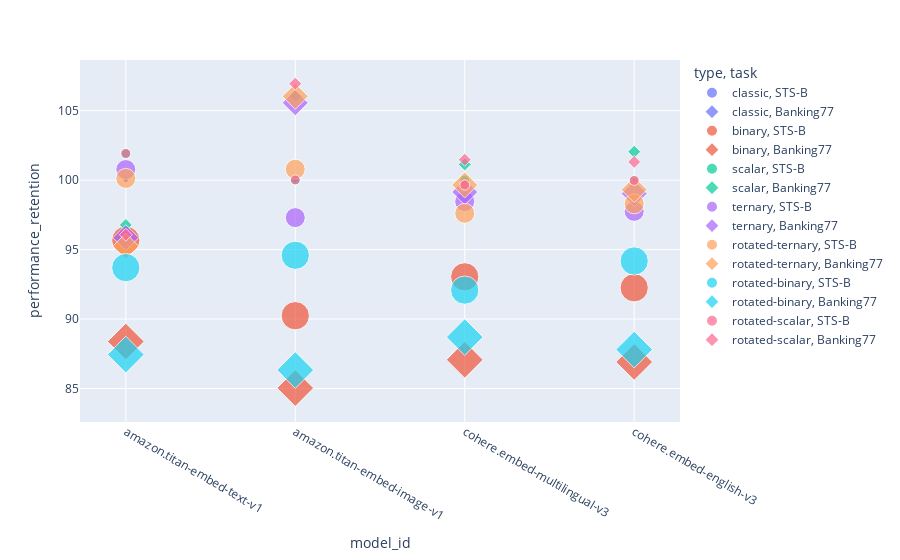

This figure's notebook cell:
### Code cell
import plotly.express as px

px.scatter(df, x = "model_id", y = "performance_retention", size = "size_multiplier", color = "type", symbol = "task")

### Figure 1 — Plotly figure (JSON) as saved in the notebook; plotly's stock layout.template omitted (floating-point values rounded to 4 significant figures)
{"data": [{"hovertemplate": "type=classic<br>task=STS-B<br>model_id=%{x}<br>performance_retention=%{y}<br>size_multiplier=%{marker.size}<extra></extra>", "legendgroup": "classic, STS-B", "marker": {"color": "#636efa", "size": [1, 1, 1, 1], "sizemode": "area", "sizeref": 0.08, "symbol": "circle"}, "mode": "markers", "name": "classic, STS-B", "orientation": "v", "showlegend": true, "type": "scatter", "x": ["amazon.titan-embed-text-v1", "amazon.titan-embed-image-v1", "cohere.embed-multilingual-v3", "cohere.embed-english-v3"], "xaxis": "x", "y": [100, 100, 100, 100], "yaxis": "y"}, {"hovertemplate": "type=classic<br>task=Banking77<br>model_id=%{x}<br>performance_retention=%{y}<br>size_multiplier=%{marker.size}<extra></extra>", "legendgroup": "classic, Banking77", "marker": {"color": "#636efa", "size": [1, 1, 1, 1], "sizemode": "area", "sizeref": 0.08, "symbol": "diamond"}, "mode": "markers", "name": "classic, Banking77", "orientation": "v", "showlegend": true, "type": "scatter", "x": ["amazon.titan-embed-text-v1", "amazon.titan-embed-image-v1", "cohere.embed-multilingual-v3", "cohere.embed-english-v3"], "xaxis": "x", "y": [100, 100, 100, 100], "yaxis": "y"}, {"hovertemplate": "type=binary<br>task=STS-B<br>model_id=%{x}<br>performance_retention=%{y}<br>size_multiplier=%{marker.size}<extra></extra>", "legendgroup": "binary, STS-B", "marker": {"color": "#EF553B", "size": [32, 32, 32, 32], "sizemode": "area", "sizeref": 0.08, "symbol": "circle"}, "mode": "markers", "name": "binary, STS-B", "orientation": "v", "showlegend": true, "type": "scatter", "x": ["amazon.titan-embed-text-v1", "amazon.titan-embed-image-v1", "cohere.embed-multilingual-v3", "cohere.embed-english-v3"], "xaxis": "x", "y": [95.67, 90.24, 93.04, 92.25], "yaxis": "y"}, {"hovertemplate": "type=binary<br>task=Banking77<br>model_id=%{x}<br>performance_retention=%{y}<br>size_multiplier=%{marker.size}<extra></extra>", "legendgroup": "binary, Banking77", "marker": {"color": "#EF553B", "size": [32, 32, 32, 32], "sizemode": "area", "sizeref": 0.08, "symbol": "diamond"}, "mode": "markers", "name": "binary, Banking77", "orientation": "v", "showlegend": true, "type": "scatter", "x": ["amazon.titan-embed-text-v1", "amazon.titan-embed-image-v1", "cohere.embed-multilingual-v3", "cohere.embed-english-v3"], "xaxis": "x", "y": [88.38, 85.03, 87.07, 86.91], "yaxis": "y"}, {"hovertemplate": "type=scalar<br>task=STS-B<br>model_id=%{x}<br>performance_retention=%{y}<br>size_multiplier=%{marker.size}<extra></extra>", "legendgroup": "scalar, STS-B", "marker": {"color": "#00cc96", "size": [4, 4, 4, 4], "sizemode": "area", "sizeref": 0.08, "symbol": "circle"}, "mode": "markers", "name": "scalar, STS-B", "orientation": "v", "showlegend": true, "type": "scatter", "x": ["amazon.titan-embed-text-v1", "amazon.titan-embed-image-v1", "cohere.embed-multilingual-v3", "cohere.embed-english-v3"], "xaxis": "x", "y": [101.9, 100.0, 100.0, 99.94], "yaxis": "y"}, {"hovertemplate": "type=scalar<br>task=Banking77<br>model_id=%{x}<br>performance_retention=%{y}<br>size_multiplier=%{marker.size}<extra></extra>", "legendgroup": "scalar, Banking77", "marker": {"color": "#00cc96", "size": [4, 4, 4, 4], "sizemode": "area", "sizeref": 0.08, "symbol": "diamond"}, "mode": "markers", "name": "scalar, Banking77", "orientation": "v", "showlegend": true, "type": "scatter", "x": ["amazon.titan-embed-text-v1", "amazon.titan-embed-image-v1", "cohere.embed-multilingual-v3", "cohere.embed-english-v3"], "xaxis": "x", "y": [96.77, 106.1, 101.1, 102.0], "yaxis": "y"}, {"hovertemplate": "type=ternary<br>task=STS-B<br>model_id=%{x}<br>performance_retention=%{y}<br>size_multiplier=%{marker.size}<extra></extra>", "legendgroup": "ternary, STS-B", "marker": {"color": "#ab63fa", "size": [16, 16, 16, 16], "sizemode": "area", "sizeref": 0.08, "symbol": "circle"}, "mode": "markers", "name": "ternary, STS-B", "orientation": "v", "showlegend": true, "type": "scatter", "x": ["amazon.titan-embed-text-v1", "amazon.titan-embed-image-v1", "cohere.embed-multilingual-v3", "cohere.embed-english-v3"], "xaxis": "x", "y": [100.8, 97.3, 98.46, 97.75], "yaxis": "y"}, {"hovertemplate": "type=ternary<br>task=Banking77<br>model_id=%{x}<br>performance_retention=%{y}<br>size_multiplier=%{marker.size}<extra></extra>", "legendgroup": "ternary, Banking77", "marker": {"color": "#ab63fa", "size": [16, 16, 16, 16], "sizemode": "area", "sizeref": 0.08, "symbol": "diamond"}, "mode": "markers", "name": "ternary, Banking77", "orientation": "v", "showlegend": true, "type": "scatter", "x": ["amazon.titan-embed-text-v1", "amazon.titan-embed-image-v1", "cohere.embed-multilingual-v3", "cohere.embed-english-v3"], "xaxis": "x", "y": [95.86, 105.6, 99.14, 99.03], "yaxis": "y"}, {"hovertemplate": "type=rotated-ternary<br>task=STS-B<br>model_id=%{x}<br>performance_retention=%{y}<br>size_multiplier=%{marker.size}<extra></extra>", "legendgroup": "rotated-ternary, STS-B", "marker": {"color": "#FFA15A", "size": [16, 16, 16, 16], "sizemode": "area", "sizeref": 0.08, "symbol": "circle"}, "mode": "markers", "name": "rotated-ternary, STS-B", "orientation": "v", "showlegend": true, "type": "scatter", "x": ["amazon.titan-embed-text-v1", "amazon.titan-embed-image-v1", "cohere.embed-multilingual-v3", "cohere.embed-english-v3"], "xaxis": "x", "y": [100.1, 100.8, 97.61, 98.29], "yaxis": "y"}, {"hovertemplate": "type=rotated-ternary<br>task=Banking77<br>model_id=%{x}<br>performance_retention=%{y}<br>size_multiplier=%{marker.size}<extra></extra>", "legendgroup": "rotated-ternary, Banking77", "marker": {"color": "#FFA15A", "size": [16, 16, 16, 16], "sizemode": "area", "sizeref": 0.08, "symbol": "diamond"}, "mode": "markers", "name": "rotated-ternary, Banking77", "orientation": "v", "showlegend": true, "type": "scatter", "x": ["amazon.titan-embed-text-v1", "amazon.titan-embed-image-v1", "cohere.embed-multilingual-v3", "cohere.embed-english-v3"], "xaxis": "x", "y": [95.24, 106.0, 99.65, 99.31], "yaxis": "y"}, {"hovertemplate": "type=rotated-binary<br>task=STS-B<br>model_id=%{x}<br>performance_retention=%{y}<br>size_multiplier=%{marker.size}<extra></extra>", "legendgroup": "rotated-binary, STS-B", "marker": {"color": "#19d3f3", "size": [32, 32, 32, 32], "sizemode": "area", "sizeref": 0.08, "symbol": "circle"}, "mode": "markers", "name": "rotated-binary, STS-B", "orientation": "v", "showlegend": true, "type": "scatter", "x": ["amazon.titan-embed-text-v1", "amazon.titan-embed-image-v1", "cohere.embed-multilingual-v3", "cohere.embed-english-v3"], "xaxis": "x", "y": [93.7, 94.59, 92.08, 94.18], "yaxis": "y"}, {"hovertemplate": "type=rotated-binary<br>task=Banking77<br>model_id=%{x}<br>performance_retention=%{y}<br>size_multiplier=%{marker.size}<extra></extra>", "legendgroup": "rotated-binary, Banking77", "marker": {"color": "#19d3f3", "size": [32, 32, 32, 32], "sizemode": "area", "sizeref": 0.08, "symbol": "diamond"}, "mode": "markers", "name": "rotated-binary, Banking77", "orientation": "v", "showlegend": true, "type": "scatter", "x": ["amazon.titan-embed-text-v1", "amazon.titan-embed-image-v1", "cohere.embed-multilingual-v3", "cohere.embed-english-v3"], "xaxis": "x", "y": [87.44, 86.33, 88.7, 87.8], "yaxis": "y"}, {"hovertemplate": "type=rotated-scalar<br>task=STS-B<br>model_id=%{x}<br>performance_retention=%{y}<br>size_multiplier=%{marker.size}<extra></extra>", "legendgroup": "rotated-scalar, STS-B", "marker": {"color": "#FF6692", "size": [4, 4, 4, 4], "sizemode": "area", "sizeref": 0.08, "symbol": "circle"}, "mode": "markers", "name": "rotated-scalar, STS-B", "orientation": "v", "showlegend": true, "type": "scatter", "x": ["amazon.titan-embed-text-v1", "amazon.titan-embed-image-v1", "cohere.embed-multilingual-v3", "cohere.embed-english-v3"], "xaxis": "x", "y": [101.9, 100.0, 99.65, 99.98], "yaxis": "y"}, {"hovertemplate": "type=rotated-scalar<br>task=Banking77<br>model_id=%{x}<br>performance_retention=%{y}<br>size_multiplier=%{marker.size}<extra></extra>", "legendgroup": "rotated-scalar, Banking77", "marker": {"color": "#FF6692", "size": [4, 4, 4, 4], "sizemode": "area", "sizeref": 0.08, "symbol": "diamond"}, "mode": "markers", "name": "rotated-scalar, Banking77", "orientation": "v", "showlegend": true, "type": "scatter", "x": ["amazon.titan-embed-text-v1", "amazon.titan-embed-image-v1", "cohere.embed-multilingual-v3", "cohere.embed-english-v3"], "xaxis": "x", "y": [96.07, 106.9, 101.5, 101.3], "yaxis": "y"}], "layout": {"legend": {"itemsizing": "constant", "title": {"text": "type, task"}, "tracegroupgap": 0}, "margin": {"t": 60}, "xaxis": {"anchor": "y", "domain": [0, 1], "title": {"text": "model_id"}}, "yaxis": {"anchor": "x", "domain": [0, 1], "title": {"text": "performance_retention"}}}}
